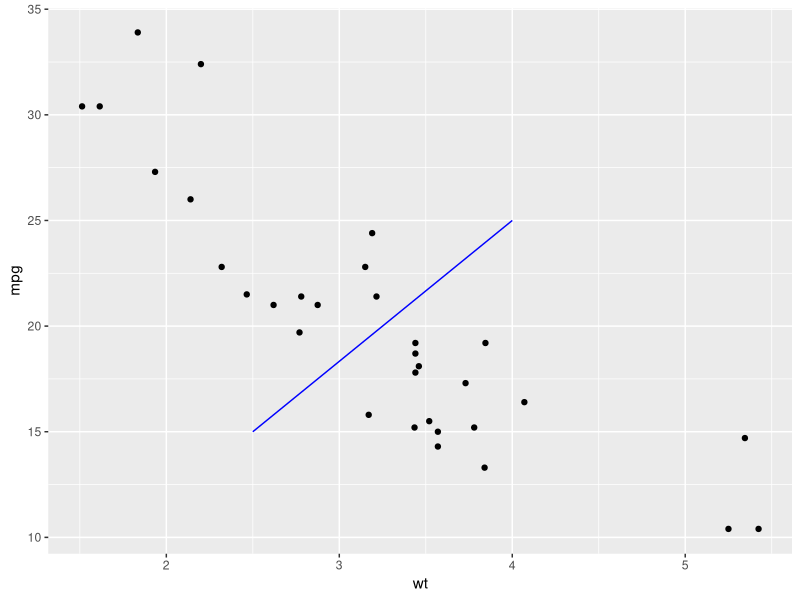

This figure's R source:
library(ggplot2)
p <- ggplot(mtcars, aes(x = wt, y = mpg)) + geom_point()
p + annotate("segment", x = 2.5, xend = 4, y = 15, yend = 25,
             colour = "blue")
